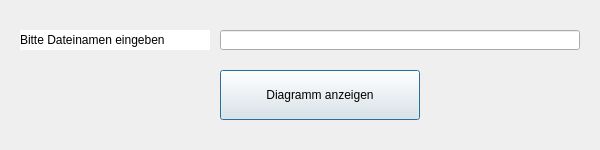
<?xml version="1.0" encoding="UTF-8"?>
<ui version="4.0">
 <class>OpenFileWindow</class>
 <widget class="QDialog" name="OpenFileWindow">
  <property name="geometry">
   <rect>
    <x>0</x>
    <y>0</y>
    <width>600</width>
    <height>150</height>
   </rect>
  </property>
  <property name="windowTitle">
   <string>Dialog</string>
  </property>
  <widget class="QPushButton" name="openFile">
   <property name="geometry">
    <rect>
     <x>220</x>
     <y>70</y>
     <width>200</width>
     <height>50</height>
    </rect>
   </property>
   <property name="text">
    <string>Diagramm anzeigen</string>
   </property>
  </widget>
  <widget class="QLineEdit" name="insertFilename">
   <property name="geometry">
    <rect>
     <x>220</x>
     <y>30</y>
     <width>360</width>
     <height>20</height>
    </rect>
   </property>
  </widget>
  <widget class="QLabel" name="label">
   <property name="geometry">
    <rect>
     <x>20</x>
     <y>30</y>
     <width>190</width>
     <height>20</height>
    </rect>
   </property>
   <property name="styleSheet">
    <string notr="true">background-color: rgb(255, 255, 255);
</string>
   </property>
   <property name="text">
    <string>Bitte Dateinamen eingeben</string>
   </property>
  </widget>
 </widget>
 <resources/>
 <connections/>
</ui>
